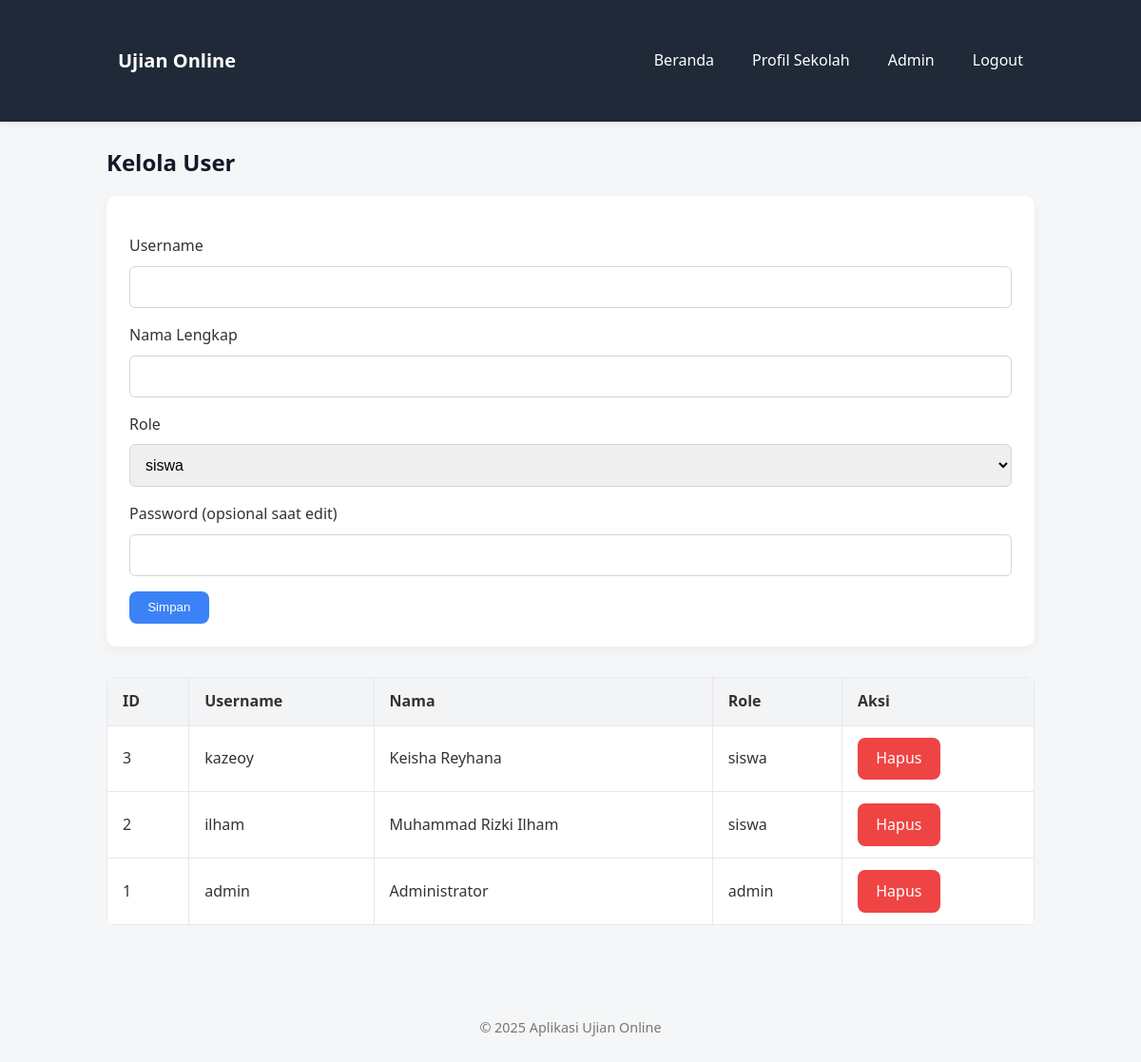
The page /admin/users.php (signed in) on the database its author committed.
### tables this page shows
CREATE TABLE `users` (
  `id` int(11) NOT NULL,
  `username` varchar(50) NOT NULL,
  `password_hash` varchar(255) NOT NULL,
  `fullname` varchar(100) NOT NULL,
  `role` enum('admin','guru','siswa') NOT NULL DEFAULT 'siswa',
  `created_at` timestamp NOT NULL DEFAULT current_timestamp()
);

### includes/functions.php (called while the page is built, shortened)
<?php
function h($str) {
    return htmlspecialchars($str, ENT_QUOTES, 'UTF-8');
}

### admin/users.php (the view, shortened to what this page needs)
<?php
require_once __DIR__ . '/../config/db.php';
require_once __DIR__ . '/../includes/functions.php';
$users = $pdo->query('SELECT * FROM users ORDER BY id DESC')->fetchAll();
include __DIR__ . '/../includes/header.php';
include __DIR__ . '/../includes/navbar.php';
?>
<div class="container">
<h2>Kelola User</h2>
<div class="card">
    <form method="post">
    <label>Username</label>
    <input type="text" name="username" required>
    <label>Nama Lengkap</label>
    <input type="text" name="fullname" required>
    <label>Role</label>
    <select name="role">
        <option value="siswa" selected>siswa</option>
    </select>
    <label>Password (opsional saat edit)</label>
    <input type="password" name="password">
    <button class="btn btn-primary" type="submit">Simpan</button>
    </form>
</div>
<table class="table">
    <thead>
    <tr>
        <th>ID</th><th>Username</th><th>Nama</th><th>Role</th><th>Aksi</th>
    </tr>
    </thead>
    <tbody>
    <?php foreach($users as $u): ?>
        <tr>
        <td><?= $u['id'] ?></td>
        <td><?= h($u['username']) ?></td>
        <td><?= h($u['fullname']) ?></td>
        <td><?= h($u['role']) ?></td>
        <td>
            <a class="btn btn-danger" href="?delete=<?= $u['id'] ?>" onclick="return confirm('Hapus user ini?')">Hapus</a>
        </td>
        </tr>
    <?php endforeach; ?>
    </tbody>
</table>
</div>
<?php include __DIR__ . '/../includes/footer.php'; ?>

### assets/css/style.css (style rules this page uses)
* { box-sizing: border-box; margin: 0; padding: 0; }
body { font-family: 'Segoe UI', system-ui, sans-serif; background-color: #f4f6f8; color: #333; line-height: 1.6; min-height: 100vh; }
.container { max-width: 1024px; margin: 0 auto; padding: 1.5rem; }
.card { background: #fff; border-radius: 10px; padding: 1.5rem; box-shadow: 0 4px 12px rgba(0, 0, 0, 0.04); margin-bottom: 2rem; }
h1, h2, h3 { margin-bottom: 1rem; color: #111827; }
h2 { font-size: 1.5rem; }
form { margin-top: 1rem; }
label { display: block; margin-bottom: 0.5rem; font-weight: 500; }
input, select, textarea { width: 100%; padding: 0.75rem; border: 1px solid #d1d5db; border-radius: 6px; font-size: 1rem; margin-bottom: 1rem; transition: border 0.3s, box-shadow 0.3s; }
.btn { display: inline-block; padding: 0.6rem 1.2rem; border-radius: 8px; font-weight: 500; cursor: pointer; text-decoration: none; border: none; transition: background 0.3s, color 0.3s; }
.btn-primary { background: #3b82f6; color: #fff; }
.btn-danger { background: #ef4444; color: #fff; }
.table { width: 100%; border-collapse: collapse; background: #fff; border-radius: 8px; overflow: hidden; margin-bottom: 2rem; }
.table th, .table td { padding: 0.75rem 1rem; border: 1px solid #e5e7eb; text-align: left; }
.table th { background: #f3f4f6; font-weight: 600; }

### rows shown on the page
users: id "3", username "kazeoy", fullname "Keisha Reyhana", role "siswa"
users: id "2", username "ilham", fullname "Muhammad Rizki Ilham", role "siswa"
users: id "1", username "admin", fullname "Administrator", role "admin"
